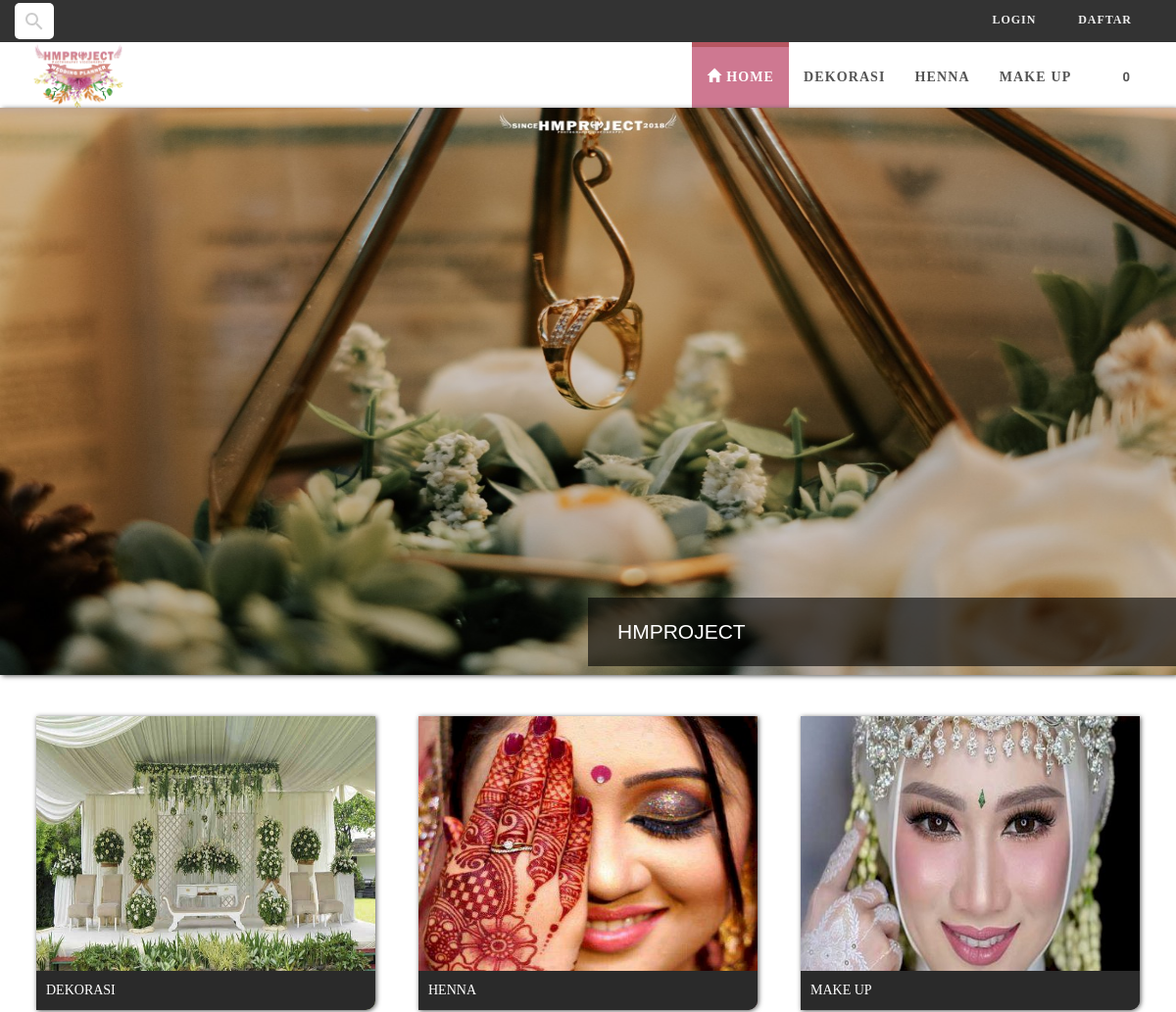
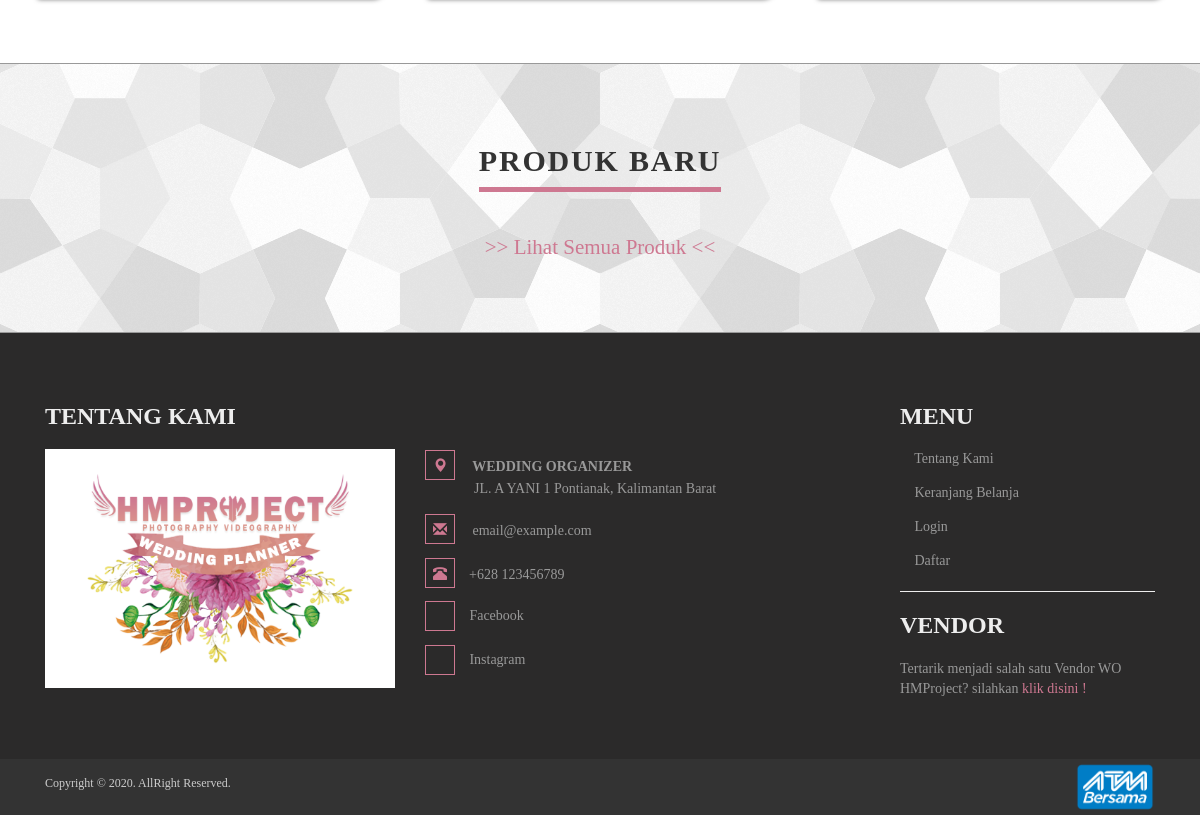
The page / on the database its author committed (2 pictures, top to bottom).
### tables this page shows
CREATE TABLE `tb_kategori_produk` (
  `id` int(11) NOT NULL,
  `nama` varchar(30) NOT NULL,
  `gambar` varchar(255) DEFAULT NULL,
  `slug` varchar(255) NOT NULL
);

### application/controllers/Welcome.php (called while the page is built, shortened)
<?php
class Welcome extends CI_Controller {
	function __construct()
	{
		$this->load->helper('rupiah');
	}
	public function index()
	{
		$data['title'] = 'Selamat Datang';
		$data['kategory_produk'] =  $this->db->order_by('nama', 'asc');
		$data['kategory_produk'] = $this->DButama->GetDB('tb_kategori_produk');
		$data['pr'] = $this->db->order_by('tgl', 'desc');
		$data['pr'] = $this->db->limit('5');
		$data['pr'] = $this->DButama->GetDB('tb_produk');
        $data['ven'] = $this->DButama->GetDB('tb_vendor');
        $this->load->view('utama/temp-header',$data);
		$this->load->view('utama/v_index',$data);
		$this->load->view('utama/temp-footer');
	}
}

### index.php (called while the page is built, shortened)
<?php
require_once BASEPATH.'core/CodeIgniter.php';

### application/models/M_utama.php (called while the page is built, shortened)
<?php
class M_utama extends CI_Model {
	public function GetDB($table='')
	{
		return $this->db->get($table);
	}
}

### application/views/utama/v_index.php (the view, shortened to what this page needs)
<link href="<?php echo base_url() ?>assets/front_end/css/light-carousel1.css" rel="stylesheet" type="text/css">
<div class="sample1">
    <div class="carousel">
        <ul>
            <li> <img src="<?php echo base_url() ?>assets/front_end/images/banner/1.jpg" alt="HMPROJECT"></li>
        </ul>
    </div>
</div>
<section class="">
    <div class="container" style="padding-top:35px;">
            <div class="row">
                <?php foreach ($kategory_produk->result() as $key){ ?>
                    <div class="col-md-4">
                        <div class="team-leader">
                            <div class="team-leader-shadow"><a href="<?php echo site_url('produk/i/'.$key->slug) ?>"></a></div>
                            <img src="<?php echo base_url() ?>assets/assets/img/kategori/<?= $key->gambar?>" alt="<?= $key->nama ?>">
                            <div class="team-leader-span"><?= $key->nama ?></div>
                        </div>
                    </div>
                <?php } ?>
            </div>
    </div>
</section>
<section class="bar background-pentagon no-mb">
    <div class="container">
        <div class="row">
            <div class="col-md-12">
                <div class="heading text-center">
                    <h2>Produk Baru</h2>
                </div>
            </div>
            <div><a href="<?php echo site_url('produk/semua') ?>"><p style="font-size: 1.5em;" align="center">>> Lihat Semua Produk <<</p></a>
            </div>
        </div>
    </div>
</section>

### application/views/utama/temp-header.php (shortened to what this page needs)
<!DOCTYPE html>
<html lang="en">
<head>
    <link href='<?= base_url('') ?>assets/front_end/css/fonts/fontawesome.css' rel='stylesheet' type='text/css'>
    <link rel="stylesheet" href="<?= base_url('') ?>assets/front_end/css/fonts/font-awesome.min.css">
    <link rel="stylesheet" href="<?php echo base_url() ?>assets/bootstrap/css/bootstrap.min.css">
    <link href="<?php echo base_url() ?>assets/front_end/css/animate.css" rel="stylesheet">
    <link href="<?php echo base_url() ?>assets/front_end/css/style.default.css" rel="stylesheet" id="theme-stylesheet">
    <link href="<?php echo base_url() ?>assets/front_end/search/css/main.css" rel="stylesheet" />
    <link href="<?php echo base_url() ?>assets/front_end/css/owl.carousel.css" rel="stylesheet">
    <link href="<?php echo base_url() ?>assets/front_end/css/owl.theme.css" rel="stylesheet">
    <link href="<?php echo base_url() ?>assets/front_end/css/style-preloader.css" rel="stylesheet" type="text/css" media="all" />
</head>
<body style="background: #f">
    <div id="all">
            <header>
                 <div id="top">
                    <div class="container">
                        <div class="row">
                            <div class="col-xs-3 contact">
                                <div class="s128">
                                  <?= form_open('produk/cari'); ?>
                                    <div class="inner-form">
                                      <div class="row">
                                        <div class="input-field second">
                                          <input type="search" placeholder="Cari Produk" name="cari"/>
                                        </div>
                                      </div>
                                    </div>
                                  <?= form_close(); ?>
                                </div>
                            </div>
                            <div class="col-xs-9">
                                <div class="login" style="float: right;">
                                    <?php if ($this->session->userdata('user_logged_in') == 'Sudah_Loggin') {
                                        ?>
                                        <div class="dropdown active">
                                            <a href="#" class="dropdown-toggle" data-toggle="dropdown"><i class="fa fa-user"></i> <?php echo $this->session->userdata('nama');  ?> <b class="caret"></b></a>
                                            <ul class="dropdown-menu" style="width: 200px">
                                                <li><a href="<?php echo site_url('akun'); ?>"><i class="fa fa-user"></i> <span class=" text-uppercase">Akun</span></a>
                                                </li>
                                                <li><a href="<?php echo site_url('riwayat'); ?>"><i class="fa fa-list"></i><span class=" text-uppercase">Riwayat Belanja</span></a>
                                                </li>
                                                <li><a href="<?php echo site_url('welcome/logout'); ?>"><i class="fa fa-sign-in"></i> <span class=" text-uppercase">Logout</span></a>
                                                </li>
                                            </ul>
                                        </div>
                                        <?php
                                    }else{
                                        ?>
                                        <a href="javascript:void(0)" onclick="login()"><span class="text-uppercase"><i class=" fa fa-sign-in"></i> <span class="text-uppercase">Login</span></a>
                                        <a href="javascript:void(0)" onclick="tambah()"><span class="text-uppercase"><i class=" fa fa-user"></i> Daftar</span></a>
                                        <?php
                                    }
                                    ?>
                                </div>
                            </div>
                        </div>
                    </div>
                </div>
                <div class="navbar-affixed-top" data-spy="affix" data-offset-top="200">
                    <div class="navbar navbar-default yamm" role="navigation" id="navbar">
                        <div class="container">
                            <div class="navbar-header">
                                <a class="navbar-brand home" href="<?php echo site_url(''); ?>">
                                    <img src="<?php echo base_url() ?>assets/front_end/images/logo/logo.png" alt="logo" class="hidden-xs hidden-sm" style="margin-top: -10px; width:100px">
                                </a>
                            </div>
                            <div class="navbar-collapse collapse" id="navigation">
                                <ul class="nav navbar-nav navbar-right">
                                    <li class="home">
                                        <a href="<?php echo site_url(''); ?>"><i class="glyphicon glyphicon-home"></i> Home </a>
                                    </li>
                                    <?php
                                        $kategory_produk = $this->DButama->GetDB('tb_kategori_produk');
                                        foreach ($kategory_produk->result() as $key){
                                    ?>
                                    <li class="<?=  $key->slug ?>"><a href="<?php echo site_url('produk/i/'.$key->slug) ?>"></span> <?=  $key->nama ?></a>
                                        <?php } ?>
                                    <?php
                                        $jumlah_cart = $this->cart->total_items();
                                    ?>
                                    <li class="cart hidden-xs hidden-sm">
                                        <a class="btn btn-small" href="<?php echo site_url('welcome/cart'); ?>" style="border-bottom-width: 0px;">
                                            <i class="fa fa-shopping-cart"></i><span><i id="cart-info"></i><?php echo $jumlah_cart; ?></span>
                                        </a>
                                    </li>
                                </ul>
                            </div>
                        </div>
                    </div>
                </div>
            </header>

### assets/front_end/search/css/main.css (style rules this page uses)
button, input, optgroup, select, textarea { font-family: sans-serif; font-size: 100%; line-height: 1.15; margin: 0; }
button, input { overflow: visible; }
[type="search"] { -webkit-appearance: textfield; outline-offset: -2px; }
html { height: 100%; }
* { box-sizing: border-box; }
.s128 { height: 30px; margin-top: -7px; }
.s128 form { width: 100%; max-width: 570px; margin: 0; }
.s128 form .inner-form .row .input-field { position: relative; display: -ms-flexbox; display: flex; -ms-flex-pack: left; justify-content: left; }
.s128 form .inner-form .row .input-field input { border: 0; display: block; font-size: 15px; font-family: 'Poppins', sans-serif; cursor: pointer; color: #000; }
.s128 form .inner-form .row .input-field.second input { padding: 10px 40px 10px 0; border-radius: 5px; width: 10px; transition: width .3s; background-position: calc(100% - 8px) 7px; background-repeat: no-repeat; background-color: #fff; }

### assets/front_end/css/light-carousel1.css (style rules this page uses)
.carousel { position: relative; overflow: hidden; -webkit-transition: 0.3s; transition: 0.3s; box-shadow: 2px 1px 5px; }
.carousel ul { list-style: none; margin: 0; padding: 0; }
.carousel li { opacity: 0; filter: alpha(opacity=0); position: absolute; left: 0; top: 0; width: 100%; -webkit-transition: 0.4s linear; transition: 0.4s linear; }
.carousel li:first-child { opacity: 1; filter: alpha(opacity=100); }
.carousel li.current { opacity: 1; filter: alpha(opacity=100); }

### rows shown on the page
tb_kategori_produk: nama "DEKORASI", gambar (picture)
tb_kategori_produk: nama "HENNA", gambar (picture)
tb_kategori_produk: nama "MAKE UP", gambar (picture)

### other values the page prints
$jumlah_cart "0"
